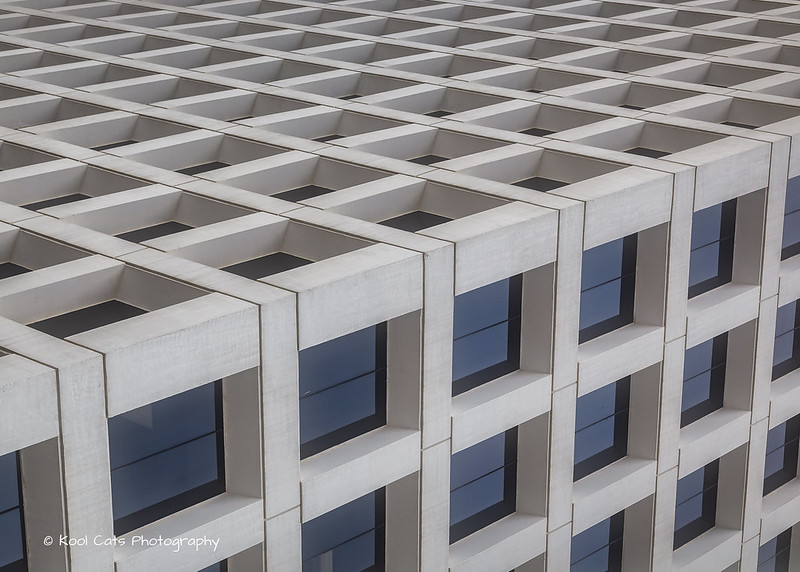
#> input picture Data/building-windows.jpg, 800 x 572 px
$ jupyter execute 19_Segmentation.ipynb
#> lines starting #> are read from the running program, lines starting #| are printed output that depends on the picture; after the words box and inside, x2 and y2 are one past the last pixel; in counts of white or black regions, pixels touching at a corner belong together
# Gaussian Mixture Models
In this notebook we will look at how a Gaussian Mixture model works

The GMM uses an expectaction-maximization (EM) algorithm.  This alternates between updating the membership of the pixel based on the current estimate of the mean and variance of the clusters (expectation step) and updating the mean and variance of the clusters based on the current estimate of the memberships (maximization step).  This code implements a simple two-cluster system, but this method can be generalized to many clusters and multispectral data (color images)

The steps of EM are:
* Step 1.  Guess mean and variance for two clusters
* Step 2.  Calculate the probability of each pixel belonging to each cluster using the mean and variance of that cluster
* Step 3.  Using weighting based on the probabilities, compute a new mean and variance for each cluster.
* Step 4.  repeat step 2 & 3

[cell 1]
import cv2
import numpy as np
import matplotlib.pyplot as plt
import os

# I'll use this later to draw the memberships of the two groups
from matplotlib.colors import ListedColormap
binary_cmap = ListedColormap(['red', 'blue'])

[cell 2]
class Gaussian:
    # Univariate Gaussian cluster
    def __init__(self,mu,sigma):
        self.mu = mu
        self.sigma=abs(sigma)
    def pdf(self,data):
        # return the probability of data belonging to this cluster based on a normal distribution
        # note, you can use any distribution for this, but Gaussian mixture models typically use a Gaussian PDF
        s = (data - self.mu)/self.sigma
        return 1/(np.sqrt(2*np.pi)*self.sigma)*np.exp(-s**2/2)


def Expectation_Step(data,Gdist1,Gdist2):
    # The E-step computes the probability membership to the clusters based on the current estimates of the gaussians
    prob1 = Gdist1.pdf(data)
    prob2 = Gdist2.pdf(data)

    # Return a normalized probability (e.g. .50 would be equally likely to be either cluster)
    return prob1/(prob1+prob2),prob2/(prob1+prob2)


def Maximization_Step(data,prob1,prob2):
    # The M-step updates the mu and sigma for all the clusters based on the current estimates of the memberships
    mu1 = np.sum(data*prob1,axis=None)/np.sum(prob1,axis=None)
    mu2 = np.sum(data*prob2,axis=None)/np.sum(prob2,axis=None)

    sigma1 = np.sqrt(np.sum(prob1*(data-mu1)**2,axis=None)/np.sum(prob1,axis=None))
    sigma2 = np.sqrt(np.sum(prob2*(data-mu2)**2,axis=None)/np.sum(prob2,axis=None))

    return Gaussian(mu1,sigma1),Gaussian(mu2,sigma2)

[cell 3]
im = cv2.imread(os.path.relpath('../../Data/building-windows.jpg'), cv2.IMREAD_GRAYSCALE)
#> im: shape (572, 800); min 4, max 255, mean 139.5

ax=plt.imshow(im,cmap='gray')
plt.colorbar(ax)
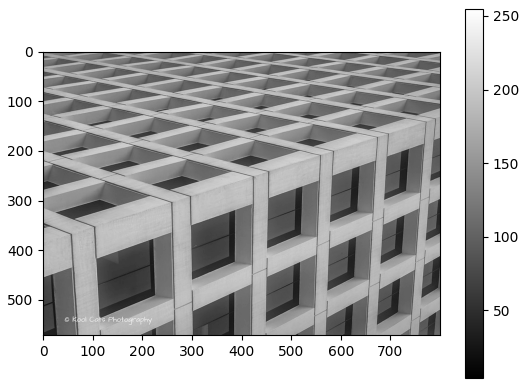
#> figure drawn by matplotlib, 2 panels

[cell 4]
# based on the image, let's make our initial guess of the two means
G1 = Gaussian(250,50)
G2 = Gaussian(100,50)

[cell 5]
# Let's look at a single iteration first

# Based on our initial guess of the distributions, assign the expected membership
prob1,prob2 = Expectation_Step(im,G1,G2)
#> in pdf, `return 1/(np.sqrt(2*np.pi)*self.sigma)*np.exp(-s**2/2)`:
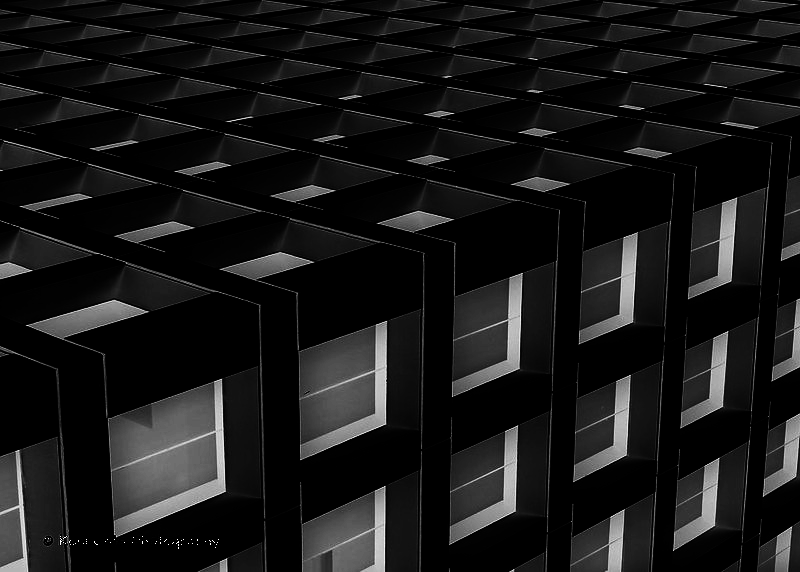
#> returned value: shape (572, 800) float64; min 1.79e-08, max 0.00798, mean 0.000742; drawn with min black and max white
#> in pdf (call 2), `s = (data - self.mu)/self.sigma`:
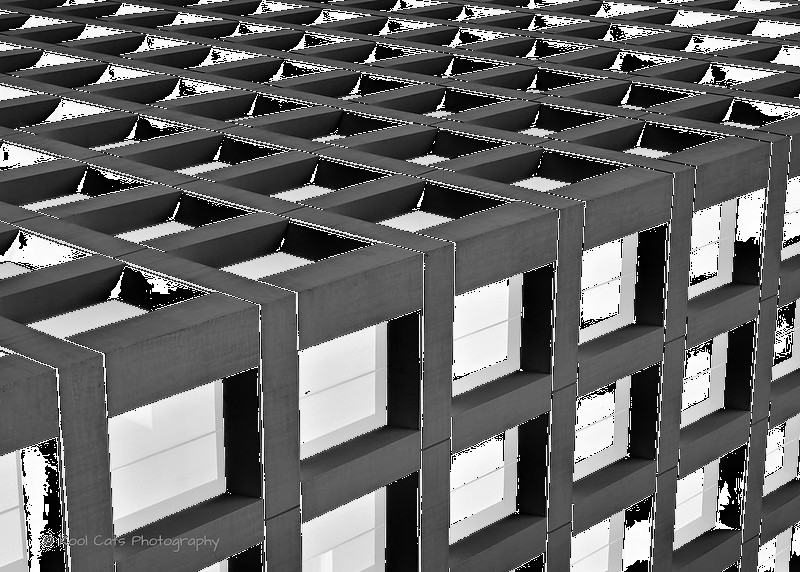
#> s: shape (572, 800) float64; min 0, max 5.1, mean 2.06; drawn with min black and max white
#> in pdf (call 2), `return 1/(np.sqrt(2*np.pi)*self.sigma)*np.exp(-s**2/2)`:
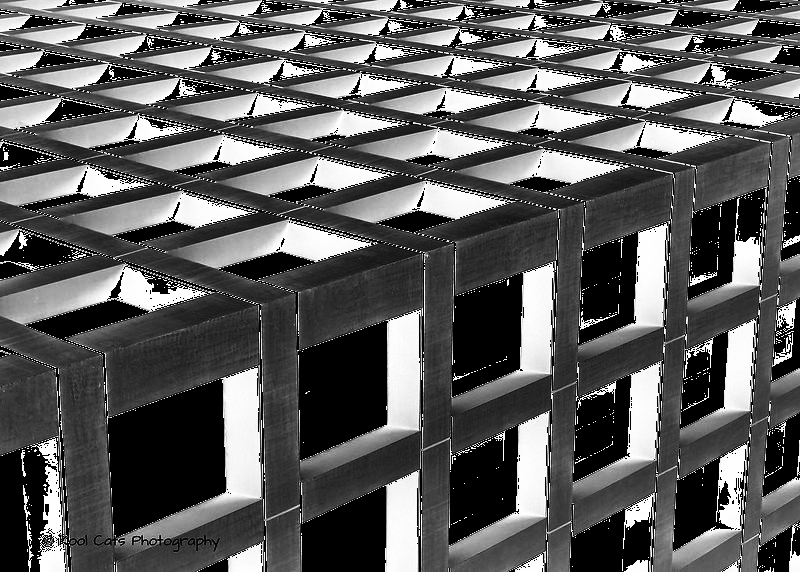
#> returned value: shape (572, 800) float64; min 1.79e-08, max 0.00798, mean 0.00289; drawn with min black and max white
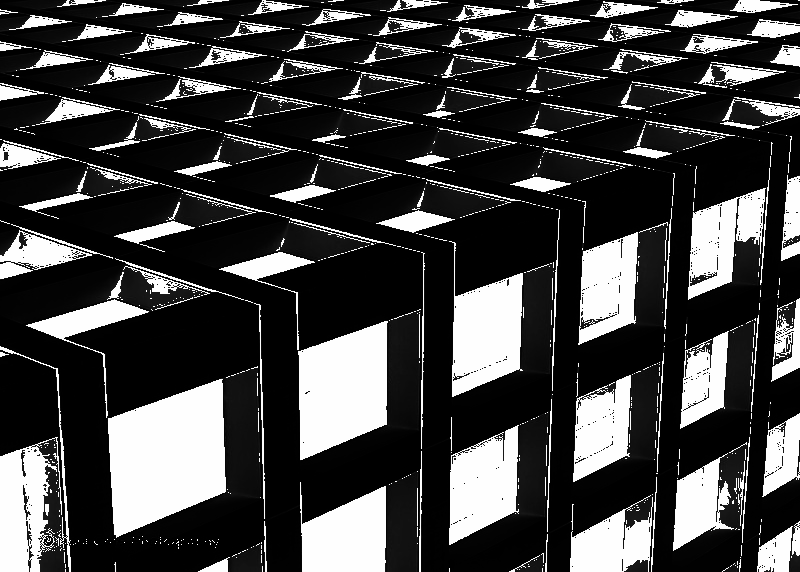
#> prob1: shape (572, 800) float64; min 0.000191, max 1, mean 0.264
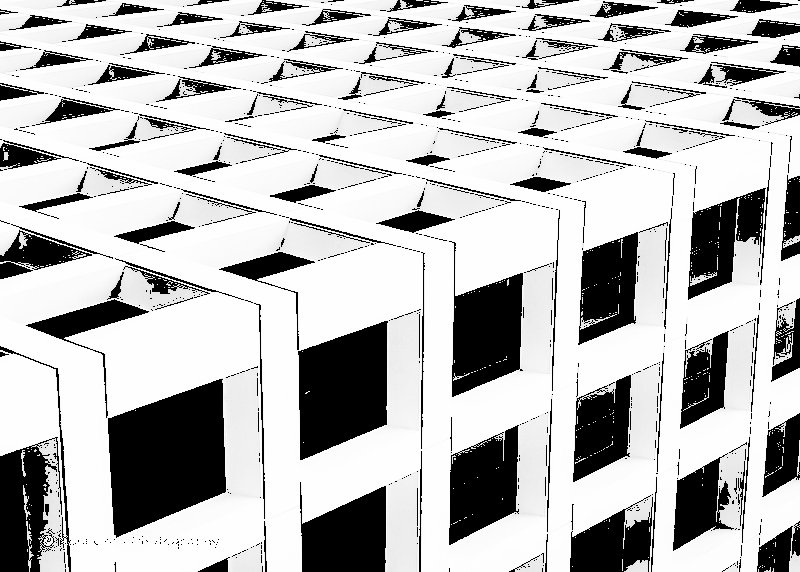
#> prob2: shape (572, 800) float64; min 2.04e-05, max 1, mean 0.736

membership = (prob1<prob2)  # True if more likely to be group 2
#> membership: shape (572, 800) bool; 75.1% white; 1106 black regions (939 under 20 px), largest, box (x1, y1, x2, y2) and area: (108, 379, 226, 538) 13410, (298, 321, 388, 460) 9336, (449, 241, 523, 397) 6653

# Now, based on the probability of each group, update the Gaussian distibutions

G1,G2 = Maximization_Step(im,prob1,prob2)
#> in Maximization_Step, `mu1 = np.sum(data*prob1,axis=None)/np.sum(prob1,axis=None)`: mu1 = 76.04
#> in Maximization_Step, `mu2 = np.sum(data*prob2,axis=None)/np.sum(prob2,axis=None)`: mu2 = 162.3
#> in Maximization_Step, `sigma1 = np.sqrt(np.sum(prob1*(data-mu1)**2,axis=None)/np.sum(prob1,ax..`: sigma1 = 23.78
#> in Maximization_Step, `sigma2 = np.sqrt(np.sum(prob2*(data-mu2)**2,axis=None)/np.sum(prob2,ax..`: sigma2 = 33.51

# Show the images
plt.figure(figsize=[18, 5])

plt.subplot(141);plt.imshow(im,cmap='gray');  plt.title("Original")
plt.subplot(142);plt.imshow(prob1,cmap='gray');plt.title("Probability of being Group 1")
plt.subplot(143);plt.imshow(prob2,cmap='gray');plt.title("Probability of being Group 2")
plt.subplot(144);plt.imshow(membership,cmap=binary_cmap);  plt.title("Most likely group")

[cell 6]
# Now, let's run this for 20 iterations

for iter in range(0,20):
    # E-step
    prob1,prob2 = Expectation_Step(im,G1,G2)
    # M-step
    G1,G2 = Maximization_Step(im,prob1,prob2)
    print(f'Iteration={iter=} Means=[{G1.mu=:.2f},{G2.mu=:.2f}] Sigma=[{G1.sigma=:.2f},{G2.sigma=:.2f}]')
#> this loop made 20 passes
#| Iteration=iter=0 Means=[G1.mu=84.61,G2.mu=169.11] Sigma=[G1.sigma=24.92,G2.sigma=29.81]
#| Iteration=iter=1 Means=[G1.mu=88.65,G2.mu=174.21] Sigma=[G1.sigma=26.02,G2.sigma=25.30]
#| Iteration=iter=2 Means=[G1.mu=91.37,G2.mu=177.88] Sigma=[G1.sigma=26.89,G2.sigma=21.30]
#| Iteration=iter=3 Means=[G1.mu=93.67,G2.mu=180.52] Sigma=[G1.sigma=27.84,G2.sigma=18.19]
#| Iteration=iter=4 Means=[G1.mu=95.75,G2.mu=182.47] Sigma=[G1.sigma=28.90,G2.sigma=15.88]
#| Iteration=iter=5 Means=[G1.mu=97.58,G2.mu=183.95] Sigma=[G1.sigma=29.93,G2.sigma=14.10]
#| Iteration=iter=6 Means=[G1.mu=99.11,G2.mu=185.05] Sigma=[G1.sigma=30.87,G2.sigma=12.74]
#| Iteration=iter=7 Means=[G1.mu=100.38,G2.mu=185.79] Sigma=[G1.sigma=31.77,G2.sigma=11.72]
#> (further printed lines are left out)
#> pass 1, in Expectation_Step (call 2), `prob1 = Gdist1.pdf(data)`:
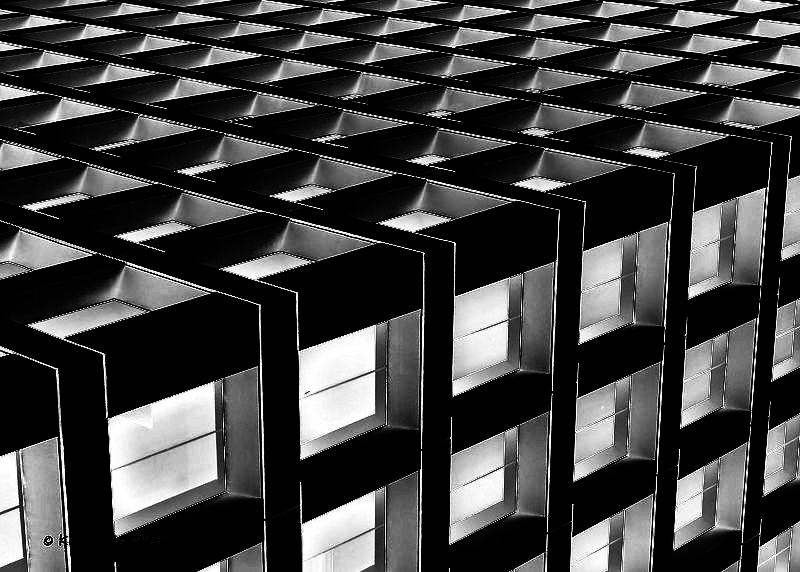
#> prob1: shape (572, 800) float64; min 8.5e-15, max 0.0168, mean 0.00426; drawn with min black and max white
#> pass 1, in Expectation_Step (call 2), `prob2 = Gdist2.pdf(data)`:
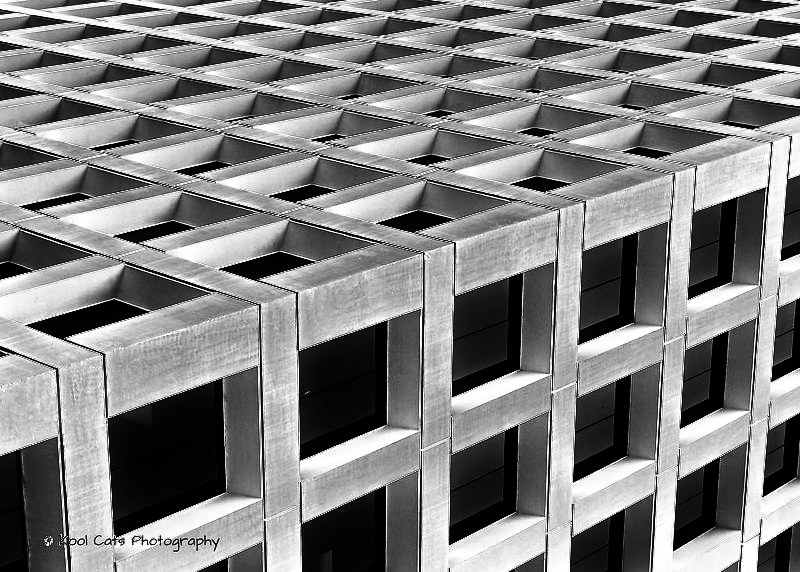
#> prob2: shape (572, 800) float64; min 1.7e-07, max 0.0119, mean 0.00605; drawn with min black and max white

[cell 7]
membership = (prob2>prob1)  # Get the final memberships
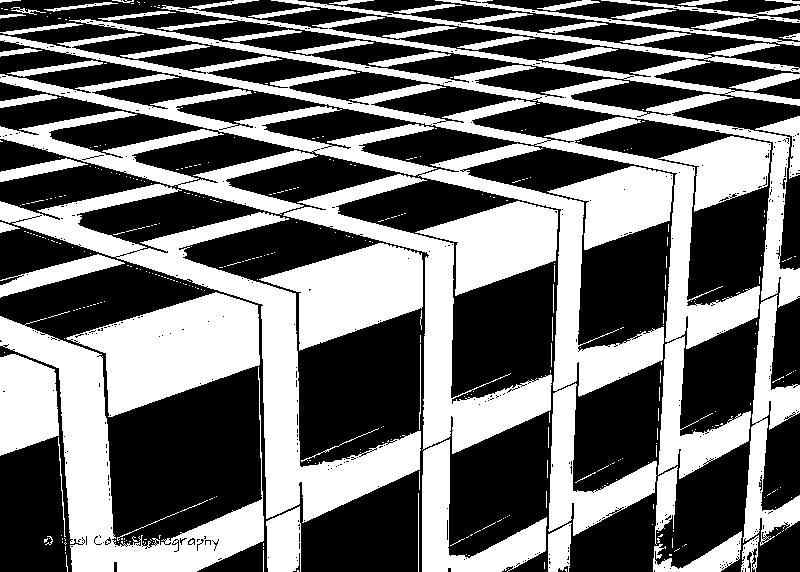
#> membership: shape (572, 800) bool; 43.7% white; 416 white regions (343 under 20 px), largest, box (x1, y1, x2, y2) and area: (0, 33, 771, 479) 24538, (0, 74, 664, 536) 23773, (0, 184, 421, 523) 21943

# Show the images
plt.figure(figsize=[18, 5])

plt.subplot(141);plt.imshow(im,cmap='gray');  plt.title("Original")
plt.subplot(142);plt.imshow(prob1,cmap='gray');plt.title("Probability of being Group 1")
plt.subplot(143);plt.imshow(prob2,cmap='gray');plt.title("Probability of being Group 2")
plt.subplot(144);plt.imshow(membership,cmap=binary_cmap);  plt.title("Most likely group")
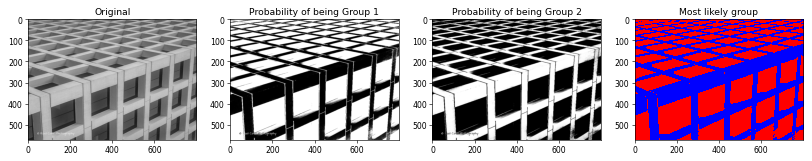
#> figure drawn by matplotlib, 4 panels

$ run again, with Data/New_Zealand_Boat.jpg copied over Data/building-windows.jpg
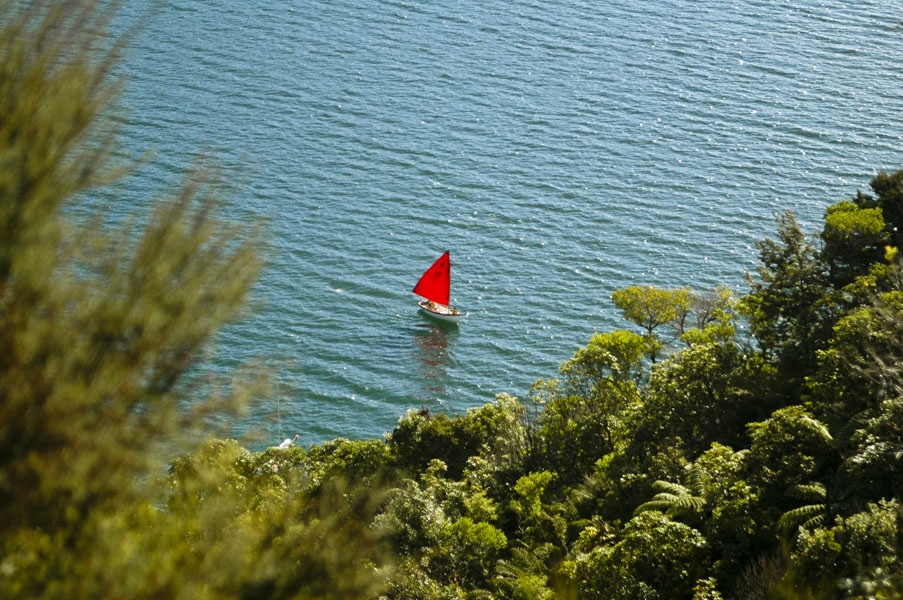
#> input picture Data/New_Zealand_Boat.jpg, 903 x 600 px
#> mu1 = 60.01
#> mu2 = 144.4
#> sigma1 = 29.39
#> sigma2 = 27.68
#> the loop `for iter in range(0,20):` made 20 passes
#> (printed output is left out)
#> `[cell 7] membership = (prob2>prob1)  # Get the final memberships  # Sh..`:
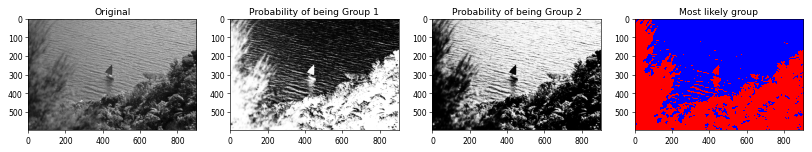
#> figure drawn by matplotlib, 4 panels
